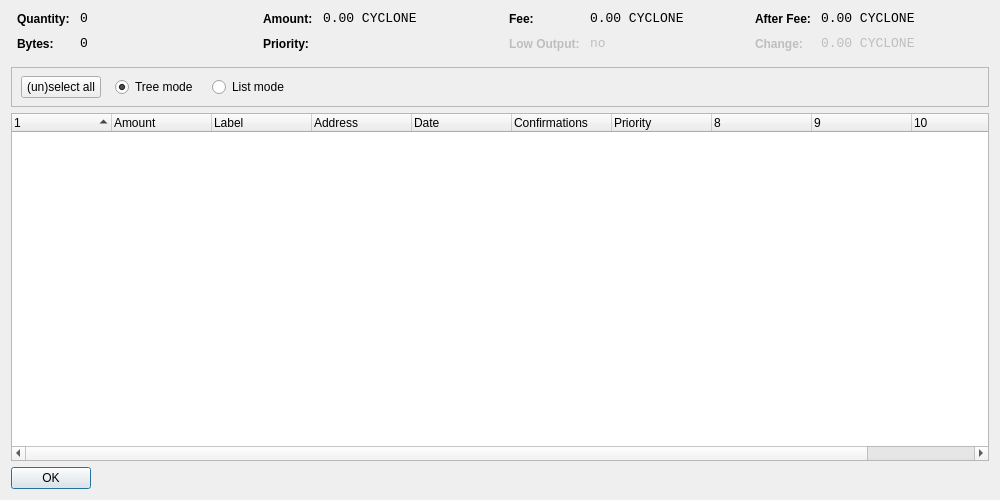
<?xml version="1.0" encoding="UTF-8"?>
<ui version="4.0">
 <class>CoinControlDialog</class>
 <widget class="QDialog" name="CoinControlDialog">
  <property name="geometry">
   <rect>
    <x>0</x>
    <y>0</y>
    <width>1000</width>
    <height>500</height>
   </rect>
  </property>
  <property name="windowTitle">
   <string>Coin Control</string>
  </property>
  <layout class="QVBoxLayout" name="verticalLayout">
   <item>
    <layout class="QHBoxLayout" name="horizontalLayoutTop" stretch="0,0,0,0">
     <property name="topMargin">
      <number>0</number>
     </property>
     <property name="bottomMargin">
      <number>10</number>
     </property>
     <item>
      <layout class="QFormLayout" name="formLayoutCoinControl1">
       <property name="horizontalSpacing">
        <number>10</number>
       </property>
       <property name="verticalSpacing">
        <number>10</number>
       </property>
       <property name="leftMargin">
        <number>6</number>
       </property>
       <property name="rightMargin">
        <number>6</number>
       </property>
       <item row="0" column="0">
        <widget class="QLabel" name="labelCoinControlQuantityText">
         <property name="styleSheet">
          <string notr="true">font-weight:bold;</string>
         </property>
         <property name="text">
          <string>Quantity:</string>
         </property>
        </widget>
       </item>
       <item row="0" column="1">
        <widget class="QLabel" name="labelCoinControlQuantity">
         <property name="font">
          <font>
           <family>Monospace</family>
           <pointsize>10</pointsize>
          </font>
         </property>
         <property name="cursor">
          <cursorShape>IBeamCursor</cursorShape>
         </property>
         <property name="contextMenuPolicy">
          <enum>Qt::ActionsContextMenu</enum>
         </property>
         <property name="text">
          <string notr="true">0</string>
         </property>
         <property name="textInteractionFlags">
          <set>Qt::LinksAccessibleByMouse|Qt::TextSelectableByKeyboard|Qt::TextSelectableByMouse</set>
         </property>
        </widget>
       </item>
       <item row="1" column="0">
        <widget class="QLabel" name="labelCoinControlBytesText">
         <property name="styleSheet">
          <string notr="true">font-weight:bold;</string>
         </property>
         <property name="text">
          <string>Bytes:</string>
         </property>
        </widget>
       </item>
       <item row="1" column="1">
        <widget class="QLabel" name="labelCoinControlBytes">
         <property name="font">
          <font>
           <family>Monospace</family>
           <pointsize>10</pointsize>
          </font>
         </property>
         <property name="cursor">
          <cursorShape>IBeamCursor</cursorShape>
         </property>
         <property name="contextMenuPolicy">
          <enum>Qt::ActionsContextMenu</enum>
         </property>
         <property name="text">
          <string notr="true">0</string>
         </property>
         <property name="textInteractionFlags">
          <set>Qt::LinksAccessibleByMouse|Qt::TextSelectableByKeyboard|Qt::TextSelectableByMouse</set>
         </property>
        </widget>
       </item>
      </layout>
     </item>
     <item>
      <layout class="QFormLayout" name="formLayoutCoinControl2">
       <property name="horizontalSpacing">
        <number>10</number>
       </property>
       <property name="verticalSpacing">
        <number>10</number>
       </property>
       <property name="leftMargin">
        <number>6</number>
       </property>
       <property name="rightMargin">
        <number>6</number>
       </property>
       <item row="0" column="0">
        <widget class="QLabel" name="labelCoinControlAmountText">
         <property name="styleSheet">
          <string notr="true">font-weight:bold;</string>
         </property>
         <property name="text">
          <string>Amount:</string>
         </property>
        </widget>
       </item>
       <item row="0" column="1">
        <widget class="QLabel" name="labelCoinControlAmount">
         <property name="font">
          <font>
           <family>Monospace</family>
           <pointsize>10</pointsize>
          </font>
         </property>
         <property name="cursor">
          <cursorShape>IBeamCursor</cursorShape>
         </property>
         <property name="contextMenuPolicy">
          <enum>Qt::ActionsContextMenu</enum>
         </property>
         <property name="text">
          <string notr="true">0.00 CYCLONE</string>
         </property>
         <property name="textInteractionFlags">
          <set>Qt::LinksAccessibleByMouse|Qt::TextSelectableByKeyboard|Qt::TextSelectableByMouse</set>
         </property>
        </widget>
       </item>
       <item row="1" column="0">
        <widget class="QLabel" name="labelCoinControlPriorityText">
         <property name="styleSheet">
          <string notr="true">font-weight:bold;</string>
         </property>
         <property name="text">
          <string>Priority:</string>
         </property>
        </widget>
       </item>
       <item row="1" column="1">
        <widget class="QLabel" name="labelCoinControlPriority">
         <property name="font">
          <font>
           <family>Monospace</family>
           <pointsize>10</pointsize>
          </font>
         </property>
         <property name="cursor">
          <cursorShape>IBeamCursor</cursorShape>
         </property>
         <property name="contextMenuPolicy">
          <enum>Qt::ActionsContextMenu</enum>
         </property>
         <property name="text">
          <string/>
         </property>
         <property name="textInteractionFlags">
          <set>Qt::LinksAccessibleByMouse|Qt::TextSelectableByKeyboard|Qt::TextSelectableByMouse</set>
         </property>
        </widget>
       </item>
      </layout>
     </item>
     <item>
      <layout class="QFormLayout" name="formLayoutCoinControl3">
       <property name="horizontalSpacing">
        <number>10</number>
       </property>
       <property name="verticalSpacing">
        <number>10</number>
       </property>
       <property name="leftMargin">
        <number>6</number>
       </property>
       <property name="rightMargin">
        <number>6</number>
       </property>
       <item row="0" column="0">
        <widget class="QLabel" name="labelCoinControlFeeText">
         <property name="styleSheet">
          <string notr="true">font-weight:bold;</string>
         </property>
         <property name="text">
          <string>Fee:</string>
         </property>
        </widget>
       </item>
       <item row="0" column="1">
        <widget class="QLabel" name="labelCoinControlFee">
         <property name="font">
          <font>
           <family>Monospace</family>
           <pointsize>10</pointsize>
          </font>
         </property>
         <property name="cursor">
          <cursorShape>IBeamCursor</cursorShape>
         </property>
         <property name="contextMenuPolicy">
          <enum>Qt::ActionsContextMenu</enum>
         </property>
         <property name="text">
          <string notr="true">0.00 CYCLONE</string>
         </property>
         <property name="textInteractionFlags">
          <set>Qt::LinksAccessibleByMouse|Qt::TextSelectableByKeyboard|Qt::TextSelectableByMouse</set>
         </property>
        </widget>
       </item>
       <item row="1" column="0">
        <widget class="QLabel" name="labelCoinControlLowOutputText">
         <property name="enabled">
          <bool>false</bool>
         </property>
         <property name="styleSheet">
          <string notr="true">font-weight:bold;</string>
         </property>
         <property name="text">
          <string>Low Output:</string>
         </property>
        </widget>
       </item>
       <item row="1" column="1">
        <widget class="QLabel" name="labelCoinControlLowOutput">
         <property name="enabled">
          <bool>false</bool>
         </property>
         <property name="font">
          <font>
           <family>Monospace</family>
           <pointsize>10</pointsize>
          </font>
         </property>
         <property name="cursor">
          <cursorShape>IBeamCursor</cursorShape>
         </property>
         <property name="contextMenuPolicy">
          <enum>Qt::ActionsContextMenu</enum>
         </property>
         <property name="text">
          <string notr="true">no</string>
         </property>
         <property name="textInteractionFlags">
          <set>Qt::LinksAccessibleByMouse|Qt::TextSelectableByKeyboard|Qt::TextSelectableByMouse</set>
         </property>
        </widget>
       </item>
      </layout>
     </item>
     <item>
      <layout class="QFormLayout" name="formLayoutCoinControl4">
       <property name="horizontalSpacing">
        <number>10</number>
       </property>
       <property name="verticalSpacing">
        <number>10</number>
       </property>
       <property name="leftMargin">
        <number>6</number>
       </property>
       <property name="rightMargin">
        <number>6</number>
       </property>
       <item row="0" column="0">
        <widget class="QLabel" name="labelCoinControlAfterFeeText">
         <property name="styleSheet">
          <string notr="true">font-weight:bold;</string>
         </property>
         <property name="text">
          <string>After Fee:</string>
         </property>
        </widget>
       </item>
       <item row="0" column="1">
        <widget class="QLabel" name="labelCoinControlAfterFee">
         <property name="font">
          <font>
           <family>Monospace</family>
           <pointsize>10</pointsize>
          </font>
         </property>
         <property name="cursor">
          <cursorShape>IBeamCursor</cursorShape>
         </property>
         <property name="contextMenuPolicy">
          <enum>Qt::ActionsContextMenu</enum>
         </property>
         <property name="text">
          <string notr="true">0.00 CYCLONE</string>
         </property>
         <property name="textInteractionFlags">
          <set>Qt::LinksAccessibleByMouse|Qt::TextSelectableByKeyboard|Qt::TextSelectableByMouse</set>
         </property>
        </widget>
       </item>
       <item row="1" column="0">
        <widget class="QLabel" name="labelCoinControlChangeText">
         <property name="enabled">
          <bool>false</bool>
         </property>
         <property name="styleSheet">
          <string notr="true">font-weight:bold;</string>
         </property>
         <property name="text">
          <string>Change:</string>
         </property>
        </widget>
       </item>
       <item row="1" column="1">
        <widget class="QLabel" name="labelCoinControlChange">
         <property name="enabled">
          <bool>false</bool>
         </property>
         <property name="font">
          <font>
           <family>Monospace</family>
           <pointsize>10</pointsize>
          </font>
         </property>
         <property name="cursor">
          <cursorShape>IBeamCursor</cursorShape>
         </property>
         <property name="contextMenuPolicy">
          <enum>Qt::ActionsContextMenu</enum>
         </property>
         <property name="text">
          <string notr="true">0.00 CYCLONE</string>
         </property>
         <property name="textInteractionFlags">
          <set>Qt::LinksAccessibleByMouse|Qt::TextSelectableByKeyboard|Qt::TextSelectableByMouse</set>
         </property>
        </widget>
       </item>
      </layout>
     </item>
    </layout>
   </item>
   <item>
    <widget class="QFrame" name="frame">
     <property name="minimumSize">
      <size>
       <width>0</width>
       <height>40</height>
      </size>
     </property>
     <property name="frameShape">
      <enum>QFrame::StyledPanel</enum>
     </property>
     <property name="frameShadow">
      <enum>QFrame::Sunken</enum>
     </property>
     <widget class="QWidget" name="horizontalLayoutWidget">
      <property name="geometry">
       <rect>
        <x>10</x>
        <y>0</y>
        <width>781</width>
        <height>41</height>
       </rect>
      </property>
      <layout class="QHBoxLayout" name="horizontalLayoutPanel" stretch="0,0,0,0,0">
       <property name="spacing">
        <number>14</number>
       </property>
       <item>
        <widget class="QPushButton" name="pushButtonSelectAll">
         <property name="sizePolicy">
          <sizepolicy hsizetype="Maximum" vsizetype="Fixed">
           <horstretch>0</horstretch>
           <verstretch>0</verstretch>
          </sizepolicy>
         </property>
         <property name="text">
          <string>(un)select all</string>
         </property>
        </widget>
       </item>
       <item>
        <widget class="QRadioButton" name="radioTreeMode">
         <property name="sizePolicy">
          <sizepolicy hsizetype="Maximum" vsizetype="Fixed">
           <horstretch>0</horstretch>
           <verstretch>0</verstretch>
          </sizepolicy>
         </property>
         <property name="text">
          <string>Tree mode</string>
         </property>
         <property name="checked">
          <bool>true</bool>
         </property>
        </widget>
       </item>
       <item>
        <widget class="QRadioButton" name="radioListMode">
         <property name="sizePolicy">
          <sizepolicy hsizetype="Maximum" vsizetype="Fixed">
           <horstretch>0</horstretch>
           <verstretch>0</verstretch>
          </sizepolicy>
         </property>
         <property name="text">
          <string>List mode</string>
         </property>
        </widget>
       </item>
       <item>
        <spacer name="horizontalSpacer">
         <property name="orientation">
          <enum>Qt::Horizontal</enum>
         </property>
         <property name="sizeHint" stdset="0">
          <size>
           <width>40</width>
           <height>20</height>
          </size>
         </property>
        </spacer>
       </item>
      </layout>
     </widget>
    </widget>
   </item>
   <item>
    <widget class="CoinControlTreeWidget" name="treeWidget">
     <property name="contextMenuPolicy">
      <enum>Qt::CustomContextMenu</enum>
     </property>
     <property name="sortingEnabled">
      <bool>false</bool>
     </property>
     <property name="columnCount">
      <number>11</number>
     </property>
     <attribute name="headerShowSortIndicator" stdset="0">
      <bool>true</bool>
     </attribute>
     <attribute name="headerStretchLastSection">
      <bool>false</bool>
     </attribute>
     <column>
      <property name="text">
       <string/>
      </property>
     </column>
     <column>
      <property name="text">
       <string>Amount</string>
      </property>
     </column>
     <column>
      <property name="text">
       <string>Label</string>
      </property>
     </column>
     <column>
      <property name="text">
       <string>Address</string>
      </property>
     </column>
     <column>
      <property name="text">
       <string>Date</string>
      </property>
     </column>
     <column>
      <property name="text">
       <string>Confirmations</string>
      </property>
      <property name="toolTip">
       <string>Confirmed</string>
      </property>
     </column>
     <column>
      <property name="text">
       <string>Priority</string>
      </property>
     </column>
     <column>
      <property name="text">
       <string/>
      </property>
     </column>
     <column>
      <property name="text">
       <string/>
      </property>
     </column>
     <column>
      <property name="text">
       <string/>
      </property>
     </column>
     <column>
      <property name="text">
       <string/>
      </property>
     </column>
    </widget>
   </item>
   <item>
    <widget class="QDialogButtonBox" name="buttonBox">
     <property name="sizePolicy">
      <sizepolicy hsizetype="Maximum" vsizetype="Fixed">
       <horstretch>0</horstretch>
       <verstretch>0</verstretch>
      </sizepolicy>
     </property>
     <property name="orientation">
      <enum>Qt::Horizontal</enum>
     </property>
     <property name="standardButtons">
      <set>QDialogButtonBox::Ok</set>
     </property>
    </widget>
   </item>
  </layout>
 </widget>
 <customwidgets>
  <customwidget>
   <class>CoinControlTreeWidget</class>
   <extends>QTreeWidget</extends>
   <header>coincontroltreewidget.h</header>
  </customwidget>
 </customwidgets>
 <resources/>
 <connections/>
</ui>
